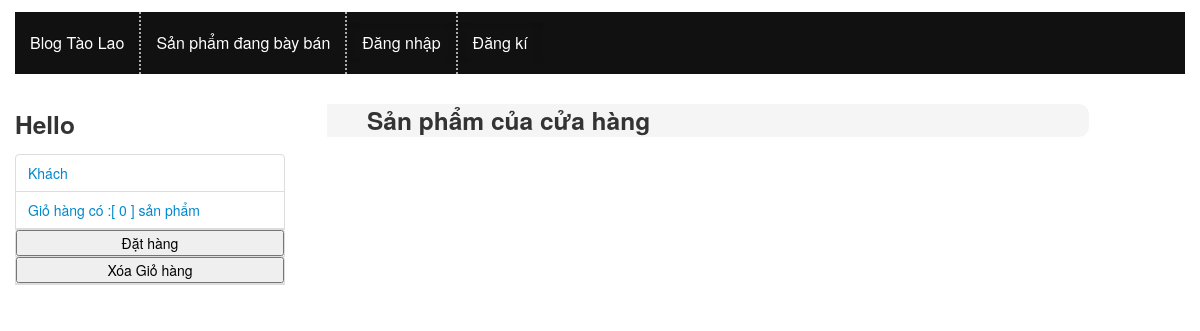
Page /index.php?c=product&m=blogplist on the earlier database version.
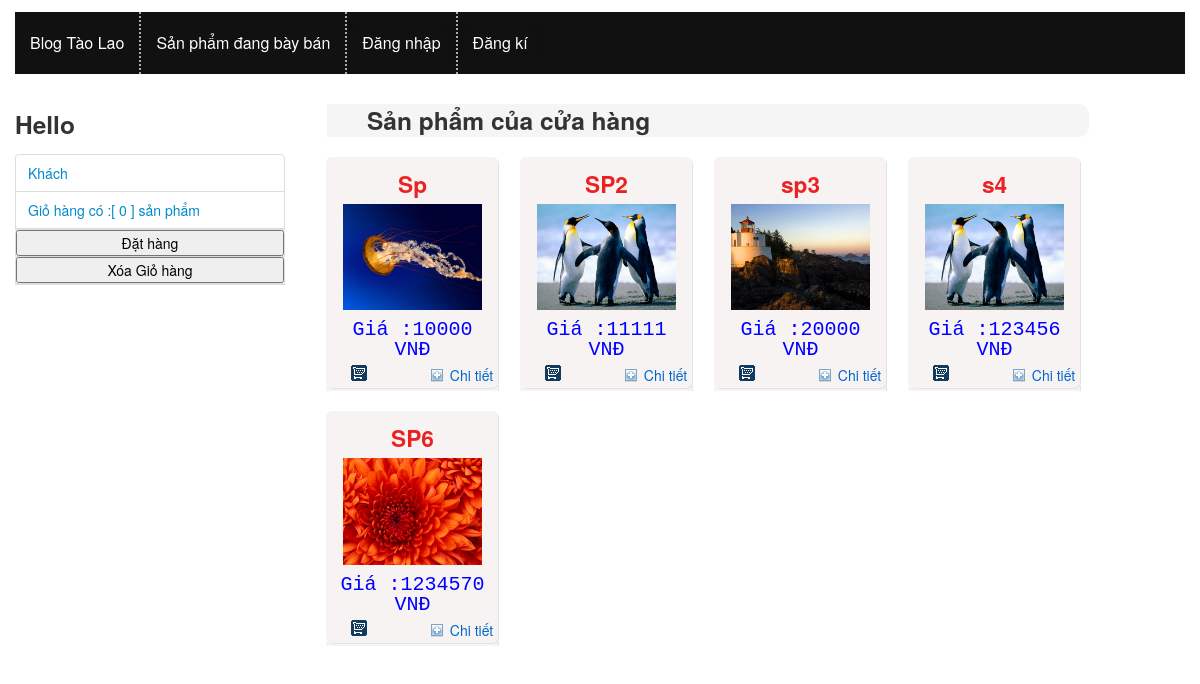
Same page on the later database version.
### tables this page shows
CREATE TABLE IF NOT EXISTS `products` (
  `product_id` int(11) unsigned NOT NULL AUTO_INCREMENT,
  `product_name` text NOT NULL,
  `product_image` text NOT NULL,
  `product_ucontent` text NOT NULL,
  `product_price` float NOT NULL DEFAULT '0',
  PRIMARY KEY (`product_id`)
);

### includes/common.php (called while the page is built, shortened)
<?php
function render($file, $data) {
    extract($data);
    include ROOT . DS . 'views' . DS . $file;
}

### controllers/product.php (called while the page is built, shortened)
	<?php
function product_blogplist()
{
	$data = array();
	$data['products'] = model('product')->All();
	$data['template_file'] = 'product/blogplist.php';
	render('layout.php', $data);
}
	?>

### includes/db.php (called while the page is built, shortened)
<?php
function db_get_all($sql) {
    $result = mysql_query($sql);
    $data = array();
    if ($result) {
        while ($row = mysql_fetch_assoc($result)) {
            $data[] = $row;
        }
    }
    return $data;
}

### models/model.php (called while the page is built, shortened)
<?php
class Model {
    public $table = '';
    public function all() {
        $sql = "SELECT * FROM `{$this->table}`";
        return db_get_all($sql);
    }
}

### views/product/blogplist.php (the view, shortened to what this page needs)
<h3 class="center_title_bar">Sản phẩm của cửa hàng</h3>
<div>
  <?php
  $i = 0;
  foreach ($products as $p):
    $i++;
  if($i%4!=0)
  {
   ?>
   <div class="product_box"  style="border-radius:10px">
    <div class="top_product_box" style="float:left"></div>
    <div style="float :left" class="center_product_box">
      <?php
    }
    else
    {
      ?>
      <div class="product_box">
        <div class="top_product_box"></div>
        <div class="center_product_box" >
          <?php
        }
        ?>
        <div class="product_title"  ><a href="#" title="<?php echo $p['product_name']?>">   <?php echo substr($p['product_name'],0,12) ?> <?php if ( strlen($p['product_name']) >10) {  ?> ...<?php } ?></a></div>
        <div class="product_image" style="width:100%;height:80pt">  <img style="width:80%;height:80pt" src="<?php echo $p['product_image'] ?>" ></div>
        <div class="product_price"> Giá :<?php echo $p['product_price'] ?> <br>VNĐ</div>
        <input title="Thêm vào Giỏ Hàng" name="imageField" id="cart_click" onclick="abc(<?php echo $p['product_id']; ?>);" type="image" img src="/Blogtaolao_mvc_/images/css/cart.gif" align="center" />
        <a href="" type="button" onclick="detail(<?php echo $p['product_id'];?>)" class="produce_details" data-toggle="modal" data-target="#myModal">Chi tiết
        </a>
        <div class="bottom_product_box"  ></div>
      </div>
    </div>
    <?php
    endforeach; ?>
  </div>

Differences in the rows shown:
added products: product_name "Sp", product_image (picture), product_price "10000"
added products: product_name "SP2", product_image (picture), product_price "11111"
added products: product_name "sp3", product_image (picture), product_price "20000"
added products: product_name "s4", product_image (picture), product_price "123456"
added products: product_name "SP6", product_image (picture), product_price "1234570"
